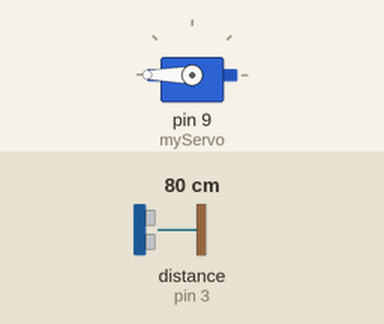
Recording of a sketch running on a simulated Arduino Uno, built with avr-gcc and run on an emulated ATmega328P. Shown: servo. Wiring (inferred from the names in the program): ultrasonic range finder: trigger pin 2; echo pin 3. The inputs (shaded band) are chosen by the test bench; at power-on: distance to the obstacle (sensor on pin 3) 80 cm. The echo pulse lasts 58.3 µs per cm.

Above: at 1.2 s.
1.3 s: distance to the obstacle (sensor on pin 3) set to 2 cm
At 1.6 s:
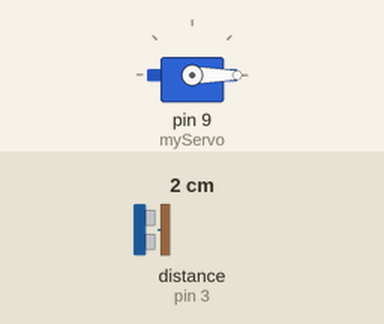
2.8 s: distance to the obstacle (sensor on pin 3) set to 9 cm
At 4.0 s:
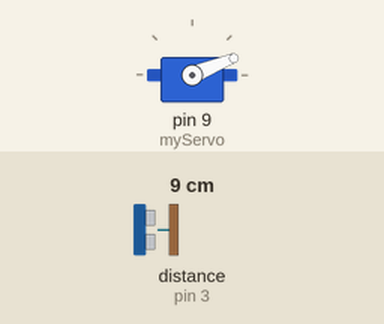
4.3 s: distance to the obstacle (sensor on pin 3) set to 18 cm
At 5.2 s:
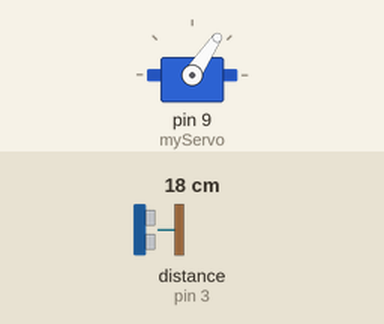
5.8 s: distance to the obstacle (sensor on pin 3) set to 35 cm
At 6.3 s:
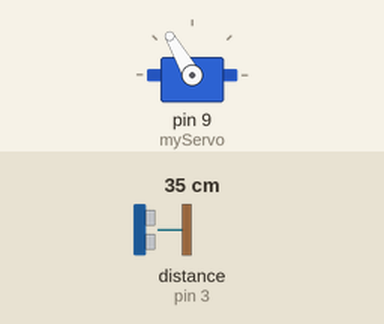
7.3 s: distance to the obstacle (sensor on pin 3) set to 60 cm
At 7.6 s:
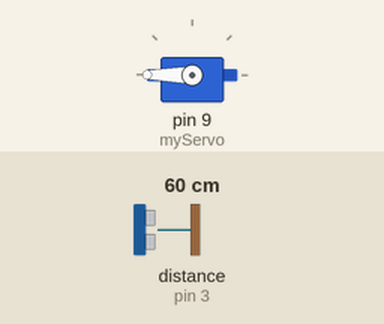
8.8 s: distance to the obstacle (sensor on pin 3) set to 47 cm
At 9.9 s:
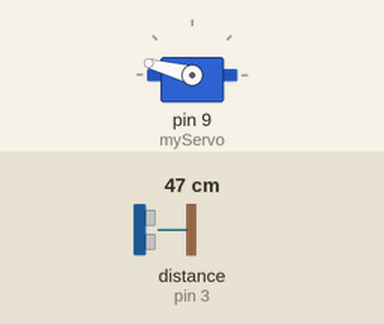
Timing chart, 0 to 11.3 s (numbered marks = the images above; inputs shaded):
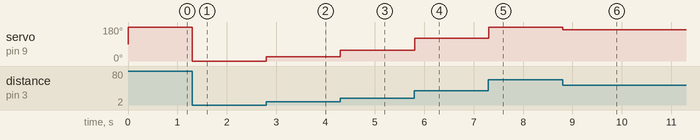

Measured:
- after the input at 1.3 s, servo on pin 9 (myServo): 180° → 0° at once
- after the input at 2.8 s, servo on pin 9 (myServo): 0° → 22° at once
- after the input at 4.3 s, servo on pin 9 (myServo): 22° → 56° at once
- after the input at 5.8 s, servo on pin 9 (myServo): 56° → 120° at once
- after the input at 7.3 s, servo on pin 9 (myServo): 120° → 180° at once
- after the input at 8.8 s, servo on pin 9 (myServo): 180° → 165° at once

The sketch:

hobbyServoUltrasonic.ino
```cpp
#include <Servo.h>

Servo myServo;

const int trigPin = 2;
const int echoPin = 3;

long duration;
int distance;
int angle;

void setup() {
  myServo.attach(9);
  pinMode(trigPin, OUTPUT);
  pinMode(echoPin, INPUT);
}

void loop() {
  digitalWrite(trigPin, LOW);
  delayMicroseconds(2);
  digitalWrite(trigPin, HIGH);
  delayMicroseconds(10);
  digitalWrite(trigPin, LOW);

  duration = pulseIn(echoPin, HIGH);
  distance = duration * 0.034 / 2;

  if (distance > 50) {
    distance = 50;
  }
  if (distance < 2) {
    distance = 2;
  }

  angle = map(distance, 2, 50, 0, 180);

  myServo.write(angle);
}
```
